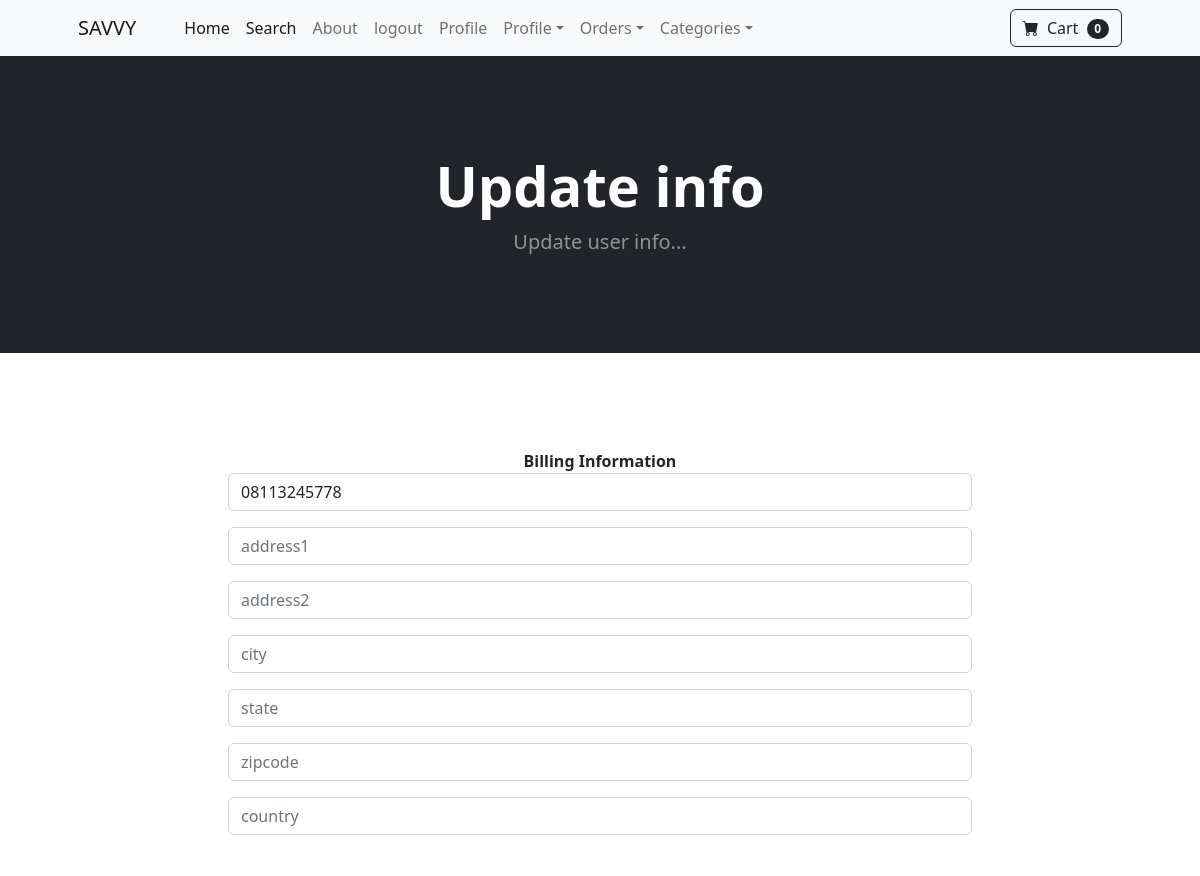
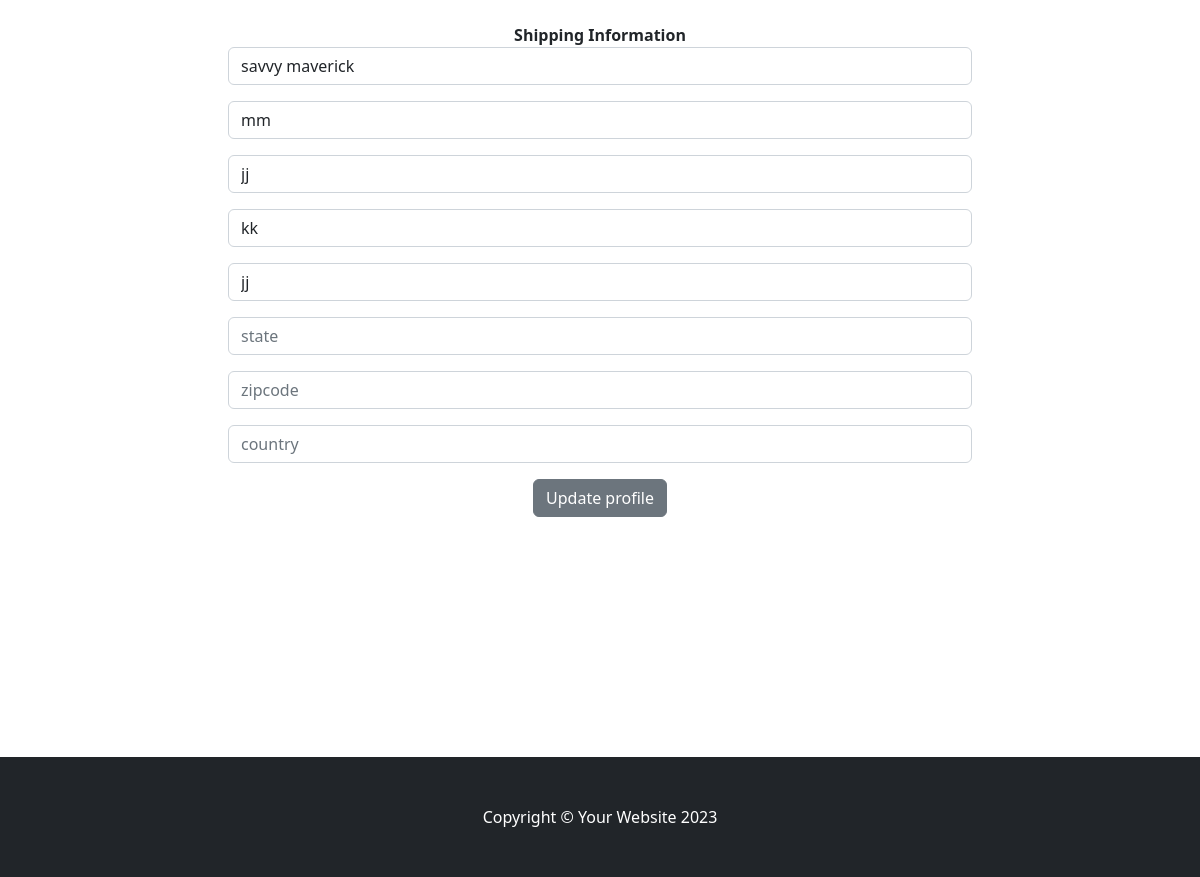
/update_info (signed in), run on the app's committed database (2 pictures, top to bottom).
### store/models.py (models this page shows, shortened)
class Profile(models.Model):
    user = models.OneToOneField(User, on_delete=models.CASCADE)
    date_modified = models.DateTimeField(User, auto_now=True)
    phone = models.CharField(max_length=20, blank=True)
    address1 = models.CharField(max_length=200, blank=True)
    address2 = models.CharField(max_length=200, blank=True)
    city = models.CharField(max_length=200, blank=True)
    state = models.CharField(max_length=200, blank=True)
    zipcode = models.CharField(max_length=200, blank=True)
    country = models.CharField(max_length=200, blank=True)
    old_cart = models.CharField(max_length=200, blank=True, null=True)

### payment/models.py (models this page shows, shortened)
class ShippingAddress(models.Model):
    user = models.ForeignKey(User, on_delete=models.CASCADE, null=True, blank=True)
    shipping_full_name = models.CharField(max_length=255)
    shipping_email = models.CharField(max_length=255)
    shipping_address1 = models.CharField(max_length=255)
    shipping_address2 = models.CharField(max_length=255)
    shipping_city = models.CharField(max_length=255)
    shipping_state = models.CharField(max_length=255, null=True, blank=True)
    shipping_zipcode = models.CharField(max_length=255, null=True, blank=True)
    shipping_country = models.CharField(max_length=255, blank=True)
    class Meta:
        verbose_name_plural = "shipping Address"

### store/views.py (the view)
# urls.py: path('update_info', views.update_info, name="update_info"),
def update_info(request):
    if request.user.is_authenticated:
        current_user = Profile.objects.get(user__id=request.user.id)
        shipping_user = ShippingAddress.objects.get(user__id= request.user.id)
        form = UserInfoForm(request.POST or None, instance = current_user)
        shipping_form = ShippingForm(request.POST or None, instance=shipping_user)
        if form.is_valid() or shipping_form.is_valid():
            form.save()
            shipping_form.save()
            messages.success(request, ('Your info has been updated! '))
            return redirect('home')
        else:
            return render(request, 'update_info.html', {'form': form, 'shipping_form': shipping_form})
    else:
        messages.success(request, ("You must be logged in to access that page"))
        return redirect('home')

### store/forms.py
class UserInfoForm(forms.ModelForm):
	phone = forms.CharField(label="", widget=forms.TextInput(attrs={'class': 'form-control', 'placeholder': 'phone'}), required=False)
	address1 = forms.CharField(label="", widget=forms.TextInput(attrs={'class': 'form-control', 'placeholder': 'address1'}), required=False)
	address2 = forms.CharField(label="", widget=forms.TextInput(attrs={'class': 'form-control', 'placeholder': 'address2'}), required= False)
	city = forms.CharField(label="", widget=forms.TextInput(attrs={'class':'form-control', 'placeholder': 'city'}), required=False)
	state = forms.CharField(label="", widget=forms.TextInput(attrs={'class':'form-control', 'placeholder': 'state'}), required=False)
	zipcode = forms.CharField(label="", widget=forms.TextInput(attrs={'class':'form-control', 'placeholder':'zipcode'}))
	country = forms.CharField(label="", widget=forms.TextInput(attrs={'class':'form-control', 'placeholder':'country'}))
	class Meta:
		model = Profile
		fields = ('phone', 'address1', 'address2', 'city', 'state', 'zipcode', 'country',)

### cart/cart.py (called while the page is built)
    def __len__(self):
        return len(self.cart)

### cart/context_processors.py (called while the page is built)
def cart(request):
    return {'cart': Cart(request)}

### store/templates/update_info.html (shortened to what this page needs)
{% extends 'base.html'%}
{% block content%}
<header class="bg-dark py-5">
            <div class="container px-4 px-lg-5 my-5">
                <div class="text-center text-white">
                    <h1 class="display-4 fw-bolder">Update info</h1>
                    <p class="lead fw-normal text-white-50 mb-0">Update user info...</p>
                </div>
            </div>
</header>
<br>
<br>
<br>
<br>
<div class="container">
    <div class="row">
        <center>
            <div class="col-8">
                <strong>Billing Information</strong>
                <form method="post" action="{% url 'update_info'%}">
                    {{form.as_p}}
                    <br><br>
                    <strong>Shipping Information</strong>
                    {{ shipping_form.as_p }}
                    <button type="submit" class="btn btn-secondary">Update profile</button>
                </form>
                <br><br>
            </div>
        </center>
    </div>
</div>
<br>
<br>
<br>
<br>
<br>
<br>
<br>
<br>
{% endblock %}

### data on the page
Profile: phone "08113245778"
ShippingAddress: shipping_full_name "savvy maverick", shipping_email "mm", shipping_address1 "jj", shipping_address2 "kk", shipping_city "jj"

### other printed values
{{ cart|length }} "0"
